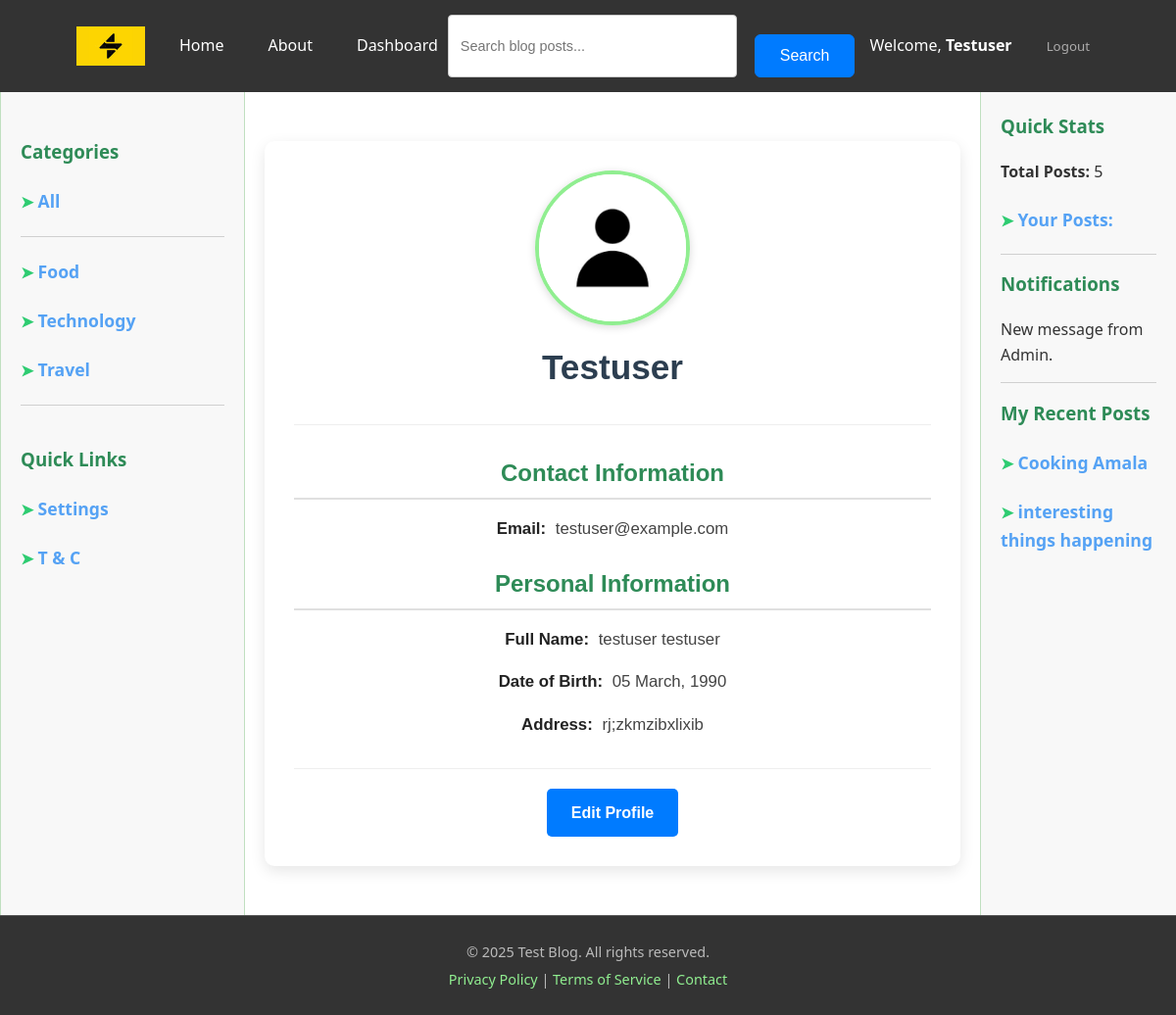
The app's page /accounts/my_profile/ (signed in) with its own data.
### accounts/models.py (models this page shows, shortened)
class Account(AbstractBaseUser, PermissionsMixin):
    email = models.EmailField("email address", unique=True)
    user_name = models.CharField(max_length=150, unique=True)
    first_name = models.CharField(max_length=150, blank=True)
    last_name = models.CharField(max_length=150, blank=True)
    date_joined = models.DateTimeField(default=timezone.now)
    last_login = models.DateTimeField(auto_now=True)
    about = models.TextField(max_length=500, blank=True)
    is_staff = models.BooleanField(default=False)
    is_active = models.BooleanField(default=False)
    objects = AccountManager()
    USERNAME_FIELD = "email"
    REQUIRED_FIELDS = ["user_name",]

class UserProfile(models.Model):
    user = models.ForeignKey(Account, on_delete=models.CASCADE)
    date_of_birth = models.DateField(blank=True, null=True)
    profile_picture = models.ImageField(upload_to="profile", default="profile/profile.png")
    address = models.CharField(max_length=250, blank=True)
    date_completed = models.DateTimeField(auto_now_add=True)
    date_updated = models.DateTimeField(auto_now=True)

### blog/models.py (models this page shows, shortened)
class Category(models.Model):
    name = models.CharField(max_length=100, unique=True)
    slug = models.SlugField(max_length=100, unique=True, help_text="A URL-friendly short label.")
    description = models.TextField(blank=True, null=True)
    class Meta:
        verbose_name_plural = "Categories"
        ordering = ['name']

class Post(models.Model):
    STATUS_CHOICES = (
        ('draft', 'Draft'),
        ('published', 'Published'),
    )
    title = models.CharField(max_length=250)
    slug = models.SlugField(max_length=250, unique_for_date='publish_date', help_text="A URL-friendly short label derived from the title, unique per publish date.")
    author = models.ForeignKey(User, on_delete=models.CASCADE, related_name='blog_posts')
    content = models.TextField()
    summary = models.TextField(max_length=1000, blank=True, help_text="A short summary of the post (max 500 characters).")
    thumbnail = models.ImageField(
        upload_to='blog/thumbnails/%Y/%m/%d/', blank=True,null=True, help_text="Thumbnail image for the blog post listing.")
    publish_date = models.DateTimeField(default=timezone.now)
    created_at = models.DateTimeField(auto_now_add=True)
    updated_at = models.DateTimeField(auto_now=True)
    status = models.CharField(
        max_length=10,
        choices=STATUS_CHOICES,
        default='published'
    )
    category = models.ForeignKey(Category, on_delete=models.SET_NULL, blank=True, null=True, related_name='posts'
    )
    objects = PostManager()
    class Meta:
        ordering = ['-publish_date']
        indexes = [
            models.Index(fields=['publish_date', 'slug']),
        ]
    def get_absolute_url(self):
        return reverse('blog:post_detail',
                       args=[self.publish_date.year, self.publish_date.strftime('%m'), self.publish_date.strftime('%d'), self.slug])

### accounts/views.py (the view)
# urls.py: path("my_profile/", my_profile, name="my_profile"),
def my_profile(request):
    if not request.user.is_authenticated:
        return redirect("blog:home")
    user_obj = request.user
    user_pk = request.user.pk
    userprofile = get_object_or_404(UserProfile, user_id=user_pk)
    context = {"user_pk": user_pk, "userprofile":userprofile, "user_obj": user_obj}
    return render(request, "accounts/dashboard.html", context)

### blog/context_processors.py (called while the page is built)
def posts_count(request):
    categories = Category.objects.all()
    posts_count = Post.objects.published().count()
    return {
        "posts_count": posts_count, "categories":categories
    }

### blog/models.py (called while the page is built)
    def published(self):
        return self.filter(status="published")

### templates/accounts/dashboard.html (shortened to what this page needs)
{% extends 'base.html' %}
{% load static %}
{% block content %}
<div class="user-profile-card">
    <div class="profile-header">
        <img src="{{ userprofile.profile_picture.url }}" alt="{{ userprofile.user.user_name }}'s Profile Picture" class="profile-picture">
        <h2 class="profile-username">{{ user.user_name | title }}</h2>
    </div>
    <div class="profile-details">
        <h3>Contact Information</h3>
        <p><strong>Email:</strong> <span class="profile-email">{{ user.email }}</span></p>
        <h3>Personal Information</h3>
        <p><strong>Full Name:</strong> <span class="profile-full-name">{{ user.first_name }} {{ user.last_name }}</span></p>
        <p><strong>Date of Birth:</strong> <span class="profile-dob">{{ userprofile.date_of_birth|date:"d F, Y" }}</span></p>
        <p><strong>Address:</strong> <span class="profile-address">{{ userprofile.address }}</span></p>
</div>
    <div class="profile-actions">
        <a href="{% url 'accounts:edit_profile' %}" class="edit-profile-btn">Edit Profile</a>
    </div>
</div>
{% endblock content %}

### templates/base.html (shortened to what this page needs)
{% load static %}
<!DOCTYPE html>
<html lang="en">
<head>
    <link rel="stylesheet" href="{% static 'CSS/base.css' %}">
    <link rel="stylesheet" href="{% static 'CSS/home.css' %}">
    <link rel="stylesheet" href="{% static 'CSS/detail_page.css' %}">
    <link rel="stylesheet" href="{% static 'CSS/login_page.css' %}">
    <link rel="stylesheet" href="{% static 'CSS/register.css' %}">
    <link rel="stylesheet" href="{% static 'CSS/change_password.css' %}">
    <link rel="stylesheet" href="{% static 'CSS/password_reset_email_form.css' %}">
    <link rel="stylesheet" href="{% static 'CSS/password_reset_form.css' %}">
    <link rel="stylesheet" href="{% static 'CSS/users_posts.css' %}">
    <link rel="stylesheet" href="{% static 'CSS/edit_profile.css' %}">
    <link rel="stylesheet" href="{% static 'CSS/create.css' %}">
    <link rel="stylesheet" href="{% static 'CSS/post_edit.css' %}">
</head>
<body>
    <header class="page-header">
        <nav class="navbar">
            <a href="{% url 'blog:home' %}" class="logo-link">
                <img src="{% static 'Images/logo.png' %}" alt="Logo" style="width: 70px; height: 40px;">
            </a>
            <ul class="nav-left-links">
                <li><a href="{% url 'blog:home' %}">Home</a></li>
                <li><a href="{% url 'blog:about_page' %}">About</a></li>
                {% if user.is_authenticated %}
                    <li><a href="#" id="toggleSectionButton" >Dashboard</a></li>
                {% endif %}
            </ul>
            <div class="header-search-form">
                <form action="{% url 'blog:search' %}" method="GET" class="search-form">
                    <input type="search" name="q" placeholder="Search blog posts..." class="search-input" value="{{ query|default_if_none:'' }}">
                    <button type="submit" class="button button-primary search-button">Search</button>
                </form>
            </div>
            <ul class="nav-right-info">
                <li>
                    {% if user.is_authenticated %}
                        <span>Welcome, <strong>{{ user.user_name |capfirst }}</strong></span>
                    {% else %}
                        <span>Welcome, User</span>
                    {% endif %}
                </li>
                <li>
                    {% if user.is_authenticated %}
                        <small><a href="{% url 'accounts:confirm_logout' %}" style="color:#acabab;">Logout</a></small>
                    {% else %}
                        <a href="{% url 'accounts:login' %}">Login</a> | <a href="{% url 'accounts:register' %}">Sign Up</a>
                    {% endif %}
                </li>
            </ul>
        </nav>
    </header>
    <aside class="left-sidebar">
        <br>
        <h3>Categories</h3>
        <h4><span style="color: #2ecc71;">&#10148; </span><a href="{% url 'blog:home' %}" style="color: #55a2f4; text-decoration: none; font-weight: bold; font-size: 1.1em;">All</a></h4>
        <hr style="border: none; border-top: 1px solid #d0d0d0; margin: 15px 0;">
        <ul>
            {% for category in categories %}
                <li>
                    <h4><span style="color: #2ecc71;">&#10148; </span><a href="{% url 'blog:categories' category.slug %}" style="color: #55a2f4; text-decoration: none; font-weight: bold; font-size: 1.1em;display: inline;" >{{ category.name }}</a></h4>
                </li>
            {% endfor %}
        </ul>
        <hr style="border: none; border-top: 1px solid #d0d0d0; margin: 15px 0;">
        <br>
        <h3>Quick Links</h3>
        <ul>
            <li><h4><span style="color: #2ecc71;">&#10148; </span><a href="" style="color: #55a2f4; text-decoration: none; font-weight: bold; font-size: 1.1em;display: inline;" >Settings</a></h4></li>
            <li><h4><span style="color: #2ecc71;">&#10148; </span><a href="" style="color: #55a2f4; text-decoration: none; font-weight: bold; font-size: 1.1em;display: inline;" >T &amp; C</a></h4></li>
        </ul>
    </aside>
    <main class="main-content">
        {% block content %}
        {% endblock content %}
    </main>
    <aside class="right-aside">
        <h3>Quick Stats</h3>
        <p><strong>Total Posts:</strong> {{ posts_count }}</p>
        {% if user.is_authenticated %}
            <h4><span style="color: #2ecc71;">&#10148; </span><a href="{% url 'blog:user_posts' %}" style="color: #55a2f4; text-decoration: none; font-weight: bold; font-size: 1.1em;"><strong>Your Posts:</strong> {{ user_posts }}</a></h4>
        {% endif %}
        <hr style="border: none; border-top: 1px solid #d0d0d0; margin: 15px 0;">
        <h3>Notifications</h3>
        <ul style="list-style: none; padding: 0;">
            <li style="margin-bottom: 8px;">New message from Admin.</li>
            <hr style="border: none; border-top: 1px solid #d0d0d0; margin: 15px 0;">
        </ul>
        {% if user.is_authenticated %}
            <h3>My Recent Posts</h3>
            <ul style="list-style: none; padding: 0;">
                {% with recent_posts=user.blog_posts.all|slice:":3" %}
                    {% for user_post in recent_posts %}
                        <li>
                            <h4><span style="color: #2ecc71;">&#10148; </span><a href="{{ user_post.get_absolute_url}}" style="color: #55a2f4; text-decoration: none; font-weight: bold; font-size: 1.1em;">{{ user_post.title }}</a></h4>
                        </li>
                    {% empty %}
                        <li><h4 style="color: #777;">You haven't made any post.</h4></li>
                    {% endfor %}
                {% endwith %}
            </ul>
            {% else %}
                <div style="margin-bottom: 20px;">
                <a href="#"><img src="{% static 'Images/blog-advert.jpg' %}" alt="advert" width="170px"></a></div>
                <div><a href="#"><img src="{% static 'Images/blog-advert2.jpg' %}" alt="advert" width="170px"></a></div>
        {% endif %}
    </aside>
    <footer class="footer">
        <p>&copy; <span id="current-year"></span> Test Blog. All rights reserved.</p>
        <p>
            <a href="#">Privacy Policy</a> |
            <a href="#">Terms of Service</a> |
            <a href="#">Contact</a>
        </p>
    </footer>
</body>
</html>

### static/CSS/base.css (style rules this page uses)
body { display: grid; grid-template-areas: "header header header" "left-sidebar main-content right-aside" "footer footer footer"; grid-template-columns: 250px 1fr 200px; grid-template-rows: auto 1fr auto; min-height: 110vh; margin: 0; padding: 0; font-family: Arial, sans-serif; background-color: #f5f5f5; color: #333; }
header, aside, main, footer { padding: 20px; box-sizing: border-box; }
.page-header { grid-area: header; background-color: #333; color: #fff; display: flex; justify-content: center; align-items: center; padding: 15px 20px; box-shadow: 0 2px 5px rgba(0,0,0,0.2); }
.navbar { display: flex; align-items: center; width: 90%; max-width: 1200px; padding: 0 20px; }
.logo-link { flex-shrink: 0; margin-right: 25px; display: flex; align-items: center; justify-content: flex-start; font-size: 1.6em; font-weight: bold; color: #90EE90; text-decoration: none; }
.logo-link img { width: 70px; height: 40px; object-fit: contain; display: block; }
.navbar ul.nav-left-links { list-style: none; margin: 0; padding: 0; display: flex; gap: 25px; flex-shrink: 0; }
.header-search-form { margin-left: auto; margin-right: auto; max-width: 450px; flex-grow: 1; flex-shrink: 1; }
.search-form { display: flex; gap: 8px; width: 100%; }
.search-input { flex-grow: 1; padding: 8px 12px; border: 1px solid #ccc; border-radius: 4px; font-size: 0.9em; outline: none; background-color: #fff; color: #333; box-sizing: border-box; transition: border-color 0.3s ease, box-shadow 0.3s ease; }
.search-button { padding: 8px 15px; font-size: 0.9em; white-space: nowrap; background-color: #007bff; color: #fff; border: none; border-radius: 4px; cursor: pointer; transition: background-color 0.3s ease; }
.navbar ul.nav-right-info { list-style: none; margin: 0; padding: 0; display: flex; gap: 25px; white-space: nowrap; flex-shrink: 0; margin-left: auto; }
.page-header nav ul li a { color: #fff; text-decoration: none; padding: 5px 10px; transition: color 0.3s ease; }
.left-sidebar { grid-area: left-sidebar; background-color: #F8F8F8; border-right: 1px solid #c0e0c0; border-left: 1px solid #c0e0c0; overflow-y: auto; }
.left-sidebar h3 { color: #2e8b57; margin-top: 0; }
.left-sidebar ul { list-style: none; padding: 0; }
.left-sidebar ul li { margin-bottom: 8px; }
.left-sidebar ul li a { color: #444; text-decoration: none; display: block; padding: 5px 0; }
.main-content { grid-area: main-content; background-color: #ffffff; line-height: 1.6; overflow-y: auto; }
.main-content h1, .main-content h2 { color: #2c3e50; margin-top: 0; }
.right-aside { grid-area: right-aside; background-color: #F8F8F8; border-left: 1px solid #c0e0c0; overflow-y: auto; }
.right-aside h3 { color: #2e8b57; margin-top: 0; }
.footer { grid-area: footer; background-color: #333; color: #bbb; padding: 20px; text-align: center; font-size: 0.9em; border-top: 1px solid #555; }
.footer p { margin: 5px 0; }
.footer a { color: #90EE90; text-decoration: none; }
.user-profile-card { max-width: 700px; margin: 30px auto; padding: 30px; background-color: #ffffff; border-radius: 10px; box-shadow: 0 5px 15px rgba(0, 0, 0, 0.1); font-family: Arial, sans-serif; color: #333; line-height: 1.6; }
.profile-header { text-align: center; margin-bottom: 30px; padding-bottom: 20px; border-bottom: 1px solid #eee; }
.profile-picture { width: 150px; height: 150px; border-radius: 50%; object-fit: cover; border: 4px solid #90EE90; box-shadow: 0 2px 8px rgba(0, 0, 0, 0.15); margin-bottom: 15px; display: block; margin-left: auto; margin-right: auto; }
.profile-username { font-size: 2.2em; color: #2c3e50; margin-bottom: 10px; font-weight: bold; }
.profile-details { margin-bottom: 30px; text-align: center; }
.profile-details h3 { font-size: 1.5em; color: #2e8b57; margin-bottom: 15px; border-bottom: 2px solid #e0e0e0; padding-bottom: 5px; }
.profile-details p { margin-bottom: 10px; font-size: 1.05em; color: #444; }
.profile-details p strong { color: #222; margin-right: 5px; }
.profile-actions { text-align: center; padding-top: 20px; border-top: 1px solid #eee; }
.edit-profile-btn { display: inline-block; padding: 12px 25px; background-color: #007bff; color: #fff; text-decoration: none; border-radius: 5px; font-weight: bold; transition: background-color 0.3s ease, transform 0.2s ease; }

### static/CSS/home.css (style rules this page uses)
:root { --primary-color: #3498db; --secondary-color: #2ecc71; --text-color: #333; --light-text-color: #777; --card-background: #ffffff; --border-color: #e0e0e0; --font-primary: 'Roboto', sans-serif; --font-secondary: 'Playfair Display', serif; }

### records on screen
Account: user_name "Testuser", email "testuser@example.com", first_name "testuser", last_name "testuser"
Category: name "Food"
Category: name "Technology"
Category: name "Travel"
UserProfile: profile_picture (placeholder picture), date_of_birth "05 March, 1990", address "rj;zkmzibxlixib"
Post: title "Cooking Amala"
Post: title "interesting things happening"

### other values on screen
{{ posts_count }} "5"
